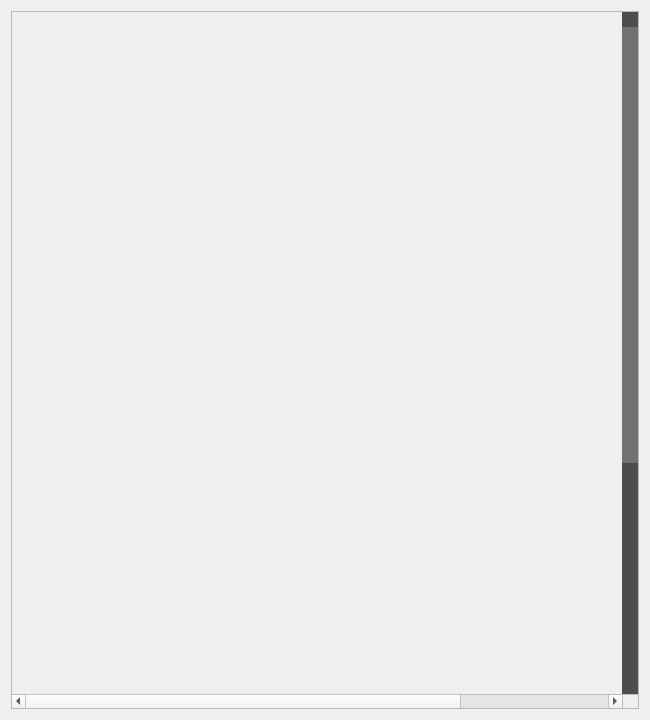
<?xml version="1.0" encoding="UTF-8"?>
<ui version="4.0">
 <class>Form</class>
 <widget class="QWidget" name="Form">
  <property name="geometry">
   <rect>
    <x>0</x>
    <y>0</y>
    <width>650</width>
    <height>720</height>
   </rect>
  </property>
  <property name="windowTitle">
   <string>Form</string>
  </property>
  <layout class="QVBoxLayout" name="verticalLayout">
   <item>
    <widget class="QScrollArea" name="scrollArea">
     <property name="styleSheet">
      <string notr="true">QScrollBar:vertical {
	width: 16px;
	margin: 15px 0 15px 0;
	border: none;
}
QScrollBar::handle:vertical {
	background-color: rgb(113, 113, 113);
	border: none;
}
QScrollBar::handle:vertical:hover {
	background-color: rgb(149, 149, 149);
}
QScrollBar::handle:vertical:pressed {
	background-color: rgb(184, 184, 184);
}
QScrollBar::sub-page:vertical, QScrollBar::add-page:vertical {
	background-color: rgb(77, 77, 77);
	border: none;
}
QScrollBar::sub-line:vertical {
	height: 15px;
	background-color: rgb(77, 77, 77);
	border: none;
	subcontrol-position: top;
	subcontrol-origin: margin;
}
QScrollBar::sub-line:vertical:hover {
	background-color: rgb(94, 94, 94);
}
QScrollBar::sub-line:vertical:pressed {
	background-color: rgb(184, 184, 184);
}
QScrollBar::add-line:vertical {
	height: 15px;
	background-color: rgb(77, 77, 77);
	border: none;
	subcontrol-position: bottom;
	subcontrol-origin: margin;
}
QScrollBar::add-line:vertical:hover {
	background-color: rgb(94, 94, 94);
}
QScrollBar::add-line:vertical:pressed {
	background-color: rgb(184, 184, 184);
}</string>
     </property>
     <property name="widgetResizable">
      <bool>true</bool>
     </property>
     <widget class="QWidget" name="scrollAreaWidgetContents">
      <property name="geometry">
       <rect>
        <x>0</x>
        <y>0</y>
        <width>822</width>
        <height>1022</height>
       </rect>
      </property>
      <layout class="QVBoxLayout" name="verticalLayout_2">
       <item>
        <widget class="QWidget" name="widget" native="true">
         <property name="minimumSize">
          <size>
           <width>800</width>
           <height>1000</height>
          </size>
         </property>
        </widget>
       </item>
      </layout>
     </widget>
    </widget>
   </item>
  </layout>
 </widget>
 <resources/>
 <connections/>
</ui>
